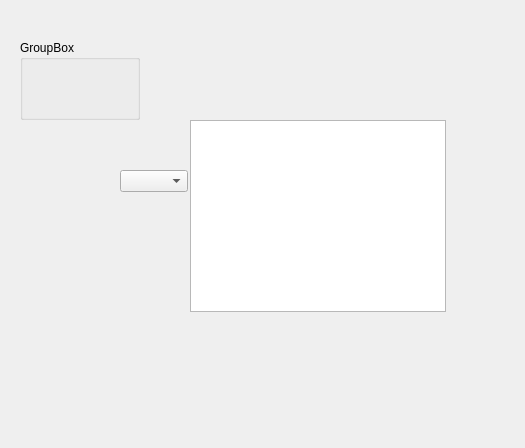
<?xml version="1.0" encoding="UTF-8"?>
<ui version="4.0">
 <class>SerialAssistWidget</class>
 <widget class="QWidget" name="SerialAssistWidget">
  <property name="geometry">
   <rect>
    <x>0</x>
    <y>0</y>
    <width>525</width>
    <height>448</height>
   </rect>
  </property>
  <property name="windowTitle">
   <string>Form</string>
  </property>
  <widget class="QComboBox" name="comboBox">
   <property name="geometry">
    <rect>
     <x>120</x>
     <y>170</y>
     <width>68</width>
     <height>22</height>
    </rect>
   </property>
  </widget>
  <widget class="QTableView" name="tableView">
   <property name="geometry">
    <rect>
     <x>190</x>
     <y>120</y>
     <width>256</width>
     <height>192</height>
    </rect>
   </property>
  </widget>
  <widget class="QGroupBox" name="groupBox">
   <property name="geometry">
    <rect>
     <x>20</x>
     <y>40</y>
     <width>120</width>
     <height>80</height>
    </rect>
   </property>
   <property name="title">
    <string>GroupBox</string>
   </property>
  </widget>
 </widget>
 <resources/>
 <connections/>
</ui>
